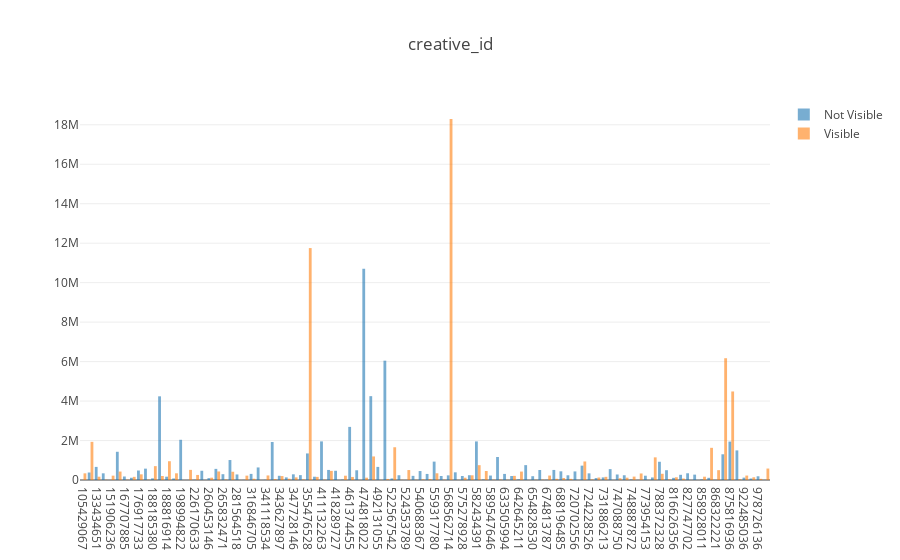
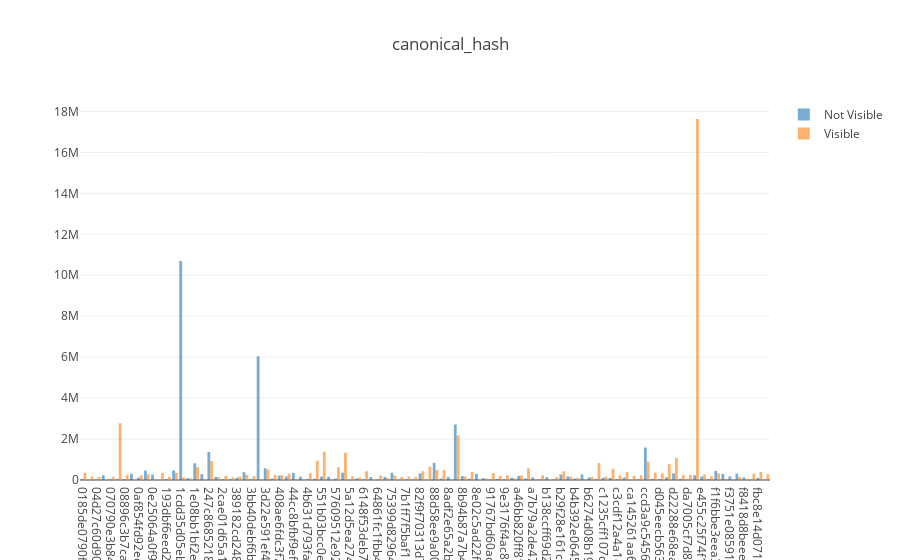

Notebook source saved alongside these figures, in order:
### Markdown cell above
## Weight Plot(Target Based)

### Code cell
weight_plot_target(misced_df,ret_list,target_col,weight_col)
